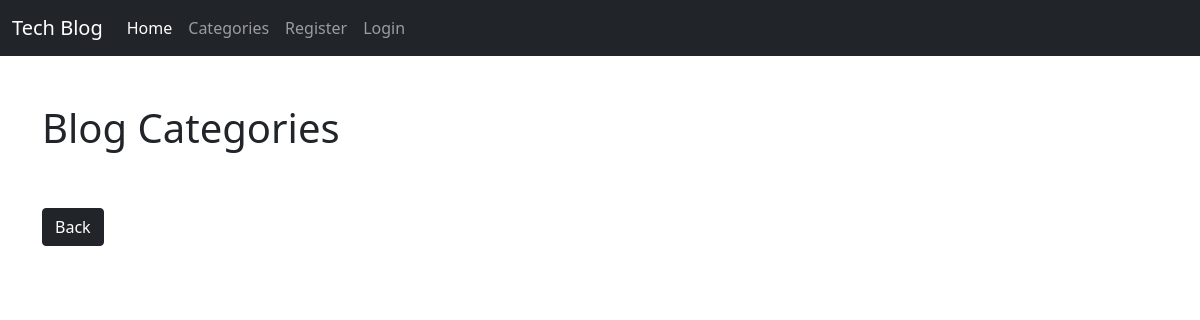
The page /category-list/ on the database as committed earlier.
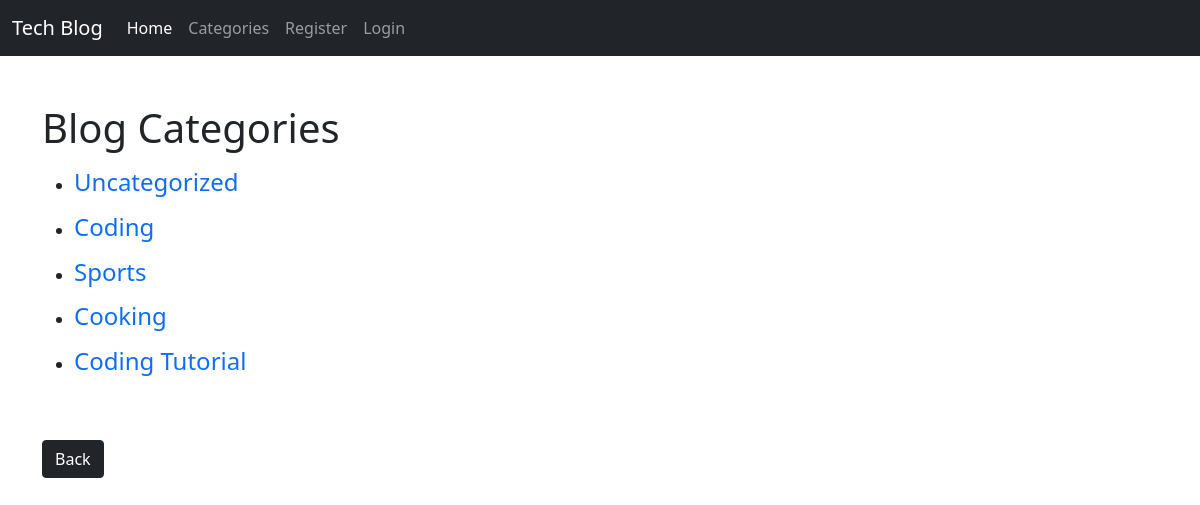
The same page on the database as committed later.
### blog/models.py (models this page shows, shortened)
class Category(models.Model):
   name = models.CharField(max_length=255)
   def __str__(self):
      return self.name

### blog/views.py (the view)
# urls.py: path('category-list/', CategoryListView, name="CategoryList"),
def CategoryListView(request):
   cat_list = Category.objects.all()
   return render(request, 'category_list.html', {'cat_list': cat_list})

### blog/templates/category_list.html (shortened to what this page needs)
{% extends 'base.html' %}
{% block content %}
<h1>Blog Categories</h1>
{% for item in cat_list %}
<ul class="my-3">
   <li>
      <h4><a class="text-decoration-none" href="{% url 'Category' item|slugify %}">{{item}}</a></h4>
   </li>
</ul>
{% endfor %}
<button type="button" class="btn btn-dark mt-5" onClick="window.history.back();return false;">Back</button>
{% endblock %}

Rows that differ between the two databases and show on the page:
added Category: name "Uncategorized"
added Category: name "Coding"
added Category: name "Sports"
added Category: name "Cooking"
added Category: name "Coding Tutorial"
